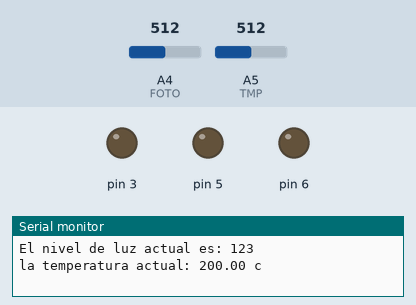
Recording of a sketch running on a simulated Arduino Uno, built with avr-gcc and run on an emulated ATmega328P. Shown: output pins drawn as LEDs (lit = HIGH), the last lines printed to the serial monitor. The test bench sets the inputs (shaded band); at power-on: A4 (FOTO) = 512, A5 (TMP) = 512.

Above: at 1.8 s.
1.9 s: A4 (FOTO) set to 8
4.2 s: A4 (FOTO) set to 5
At 6.5 s:
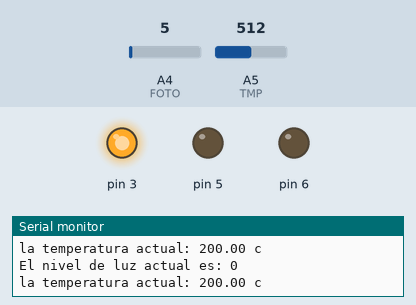
7.5 s: A5 (TMP) set to 190
10.2 s: A5 (TMP) set to 161
At 12.5 s:
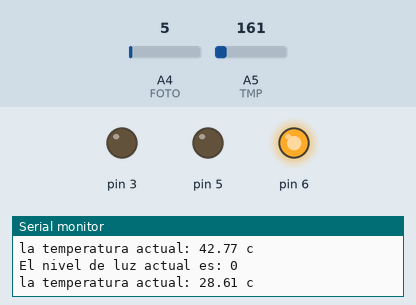
13.5 s: A5 (TMP) set to 130
16.2 s: A5 (TMP) set to 117
At 18.6 s:
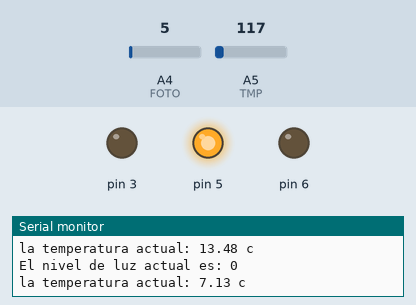
Timing chart, 0 to 20.1 s (numbered marks = the images above; inputs shaded):
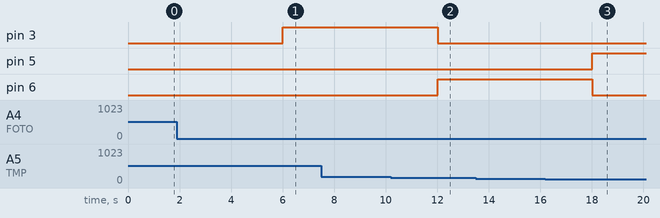

The sketch:

tp_proyecto_41.ino
```cpp
#define TMP A5
#define FOTO A4

void setup()
{
    pinMode( TMP  , INPUT );
    pinMode( FOTO , INPUT);
    pinMode( 3 , OUTPUT );
    pinMode( 5 , OUTPUT );
    pinMode( 6 , OUTPUT );
    Serial.begin(9600);

}

void loop()
{

    float temp = ( ( 5.0 / 1024 * analogRead( TMP ) ) * 100 - 50 );
    int lectura = analogRead( FOTO );
    int val = map( lectura ,  2  , 414 ,    0   , 100 );
    if (val > 0)
    {
       delay(1000);
       digitalWrite( 3 , LOW );
       digitalWrite( 5 , LOW );
       digitalWrite( 6 , LOW );
       Serial.print("El nivel de luz actual es: ");
       Serial.println( val );
       Serial.print("la temperatura actual: ");
       Serial.print( temp );
       Serial.println( " c" );
    }
    else{
    delay(1000);
    Serial.print("El nivel de luz actual es: ");
    Serial.println( val );
    Serial.print("la temperatura actual: ");
    Serial.print( temp );
    Serial.println( " c" );
    if( temp <= 10 )
      {
       digitalWrite( 3 , LOW );
       digitalWrite( 6 , LOW );
       digitalWrite( 5 , HIGH );
      }else{ //IF-AZUL
          if( temp >= 34 )
          {
            digitalWrite( 3 , HIGH );
            digitalWrite( 6 , LOW );
            digitalWrite( 5 , LOW );
          }else{ //IF-ROJO
            digitalWrite( 3 , LOW );
            digitalWrite( 6 , HIGH );
            digitalWrite( 5 , LOW );
          }// Fin-ELSE-ROJO
        }
      }
}
```

Measured:
- the behaviour switches between 7 and 6 on A4 (FOTO) (found by bisection; images 0 and 1)
- the behaviour switches between 173 and 172 on A5 (TMP) (found by bisection; images 1 and 2)
- the behaviour switches between 123 and 122 on A5 (TMP) (found by bisection; images 2 and 3)
- after the input at 4.2 s, pin 3: LOW → HIGH after 1.8 s
- after the input at 10.2 s, pin 3: HIGH → LOW after 1.8 s; pin 6: LOW → HIGH after 1.8 s
- after the input at 16.2 s, pin 5: LOW → HIGH after 1.8 s; pin 6: HIGH → LOW after 1.8 s
